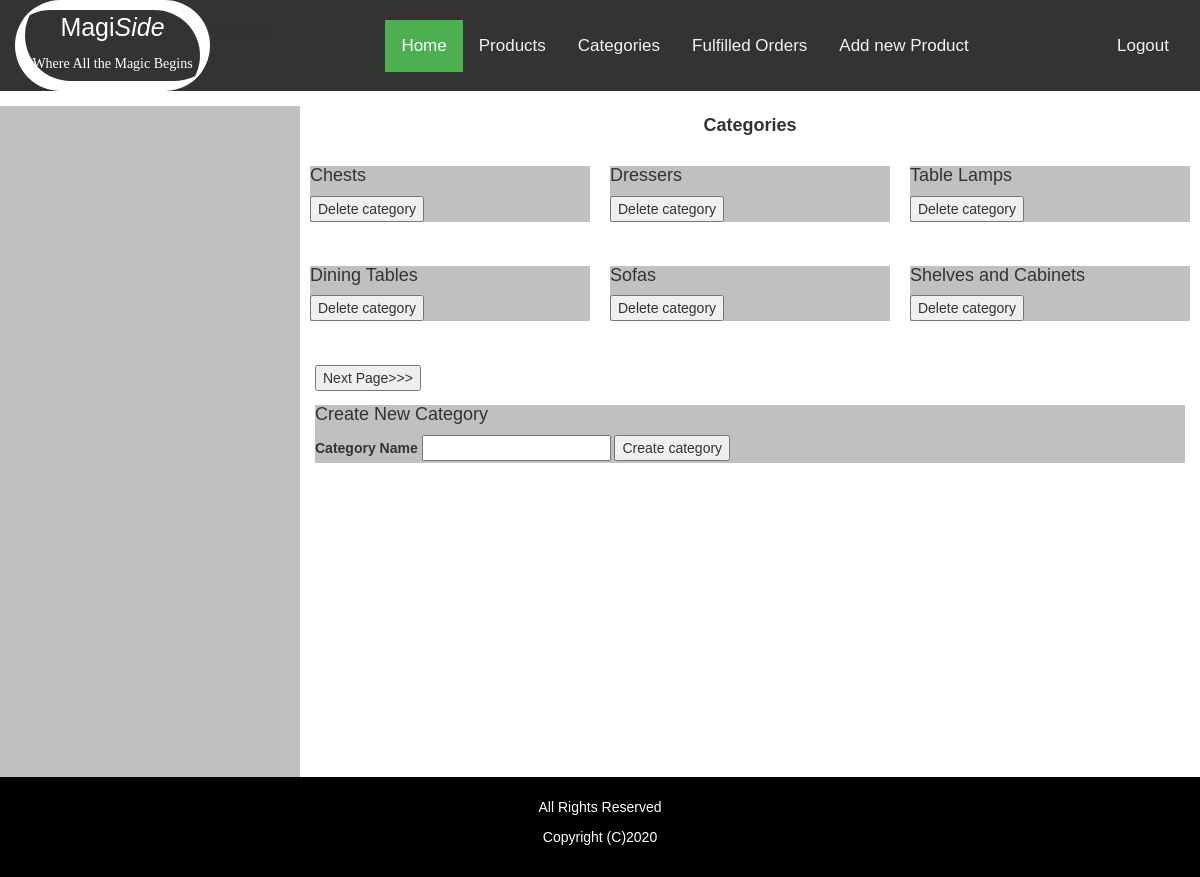
The page /admin/categories.php (signed in) on the database its author committed.
### tables this page shows
CREATE TABLE `categories` (
  `categoryid` int(100) NOT NULL,
  `category` varchar(500) NOT NULL,
  `status` varchar(200) NOT NULL
);

### admin/categories.php (the view, shortened to what this page needs)
<?PHP
include ('../includes/adminheader.php');
?>
				<div class="row" style='background-color:silver;' >
				  <div class='col-md-3' style='padding-top:0px; '>
				  </div>
				  <div class='col-md-9' style='padding-bottom:300px; background-color:white;'>
				  <div class='row' >
					<h4 style='text-align:center;'> <strong> Categories </strong> </h4>
					<?PHP
					$id=1;
					$combined=">=$id";
					$SQL = "SELECT * FROM categories WHERE categoryid $combined AND status !='removed' ORDER BY categoryid DESC ";
					$result1 = mysqli_query($conn, $SQL);
						$num_rows1 = mysqli_num_rows($result1);
									if ($num_rows1 < 1)
												{
												echo "<p style='color: red;'>No category found.</p>";
												}
						else
						{
				$counter=1;
					while($row = mysqli_fetch_array($result1, MYSQLI_ASSOC))
						{
				if($counter>6)
				{
					break;
				}
					echo "<div class='col-md-4' style='padding:10px; '>";
					$id=$row['categoryid'];
					$categoryid=$row['categoryid'];
					$category=$row['category'];
					$form1="form$categoryid";
					$results1="results$categoryid";
					$addbutton="add$categoryid";
				echo"
					<form id= '$form1' style='background-color:silver;' >
					<h4> $category   <br /> </h4>
        <input type='hidden' name='categoryid' value='$categoryid' >
		<input type='submit' name='add' id='$addbutton' value='Delete category'>
			<div style='padding: 0px; background-color: black; color: white; position: fixed; top: 30%; left: 20%; z-index:400000; width: 60%; text-align:center' id='$results1'> </div>
					</form>
					";
					echo "</div>";
					$counter++;
						}
						}
								?>
			</div>
			<?PHP
			echo "<form name='form1' method='POST' action='' enctype='multipart/form-data'>
					<br />
					<p><input type='hidden'  name='id' value=$id  />
					<input type = 'submit' name = 'next1' value = 'Next Page>>>'>
					</form>" ;
			?>
				<form id= 'formcategory' style='background-color:silver;' >
					<h4>  Create New Category   <br /> </h4>
        <label>Category Name  </label> <input type='text' name='newcategory' required  id='addtext' />
		<input type='submit'  id='addcategory' value='Create category' />
					</form>
								</div>
				  </div>
	<?PHP
include ('../includes/footer.php');
	?>
   </div>
   </body>
   </html>

### includes/adminheader.php (style rules this page uses)
body { margin: 0; font-size: 14px; font-family: Arial, Helvetica, sans-serif; }

### rows shown on the page
categories: category "Chests"
categories: category "Dressers"
categories: category "Table Lamps"
categories: category "Dining Tables"
categories: category "Sofas"
categories: category "Shelves and Cabinets"
